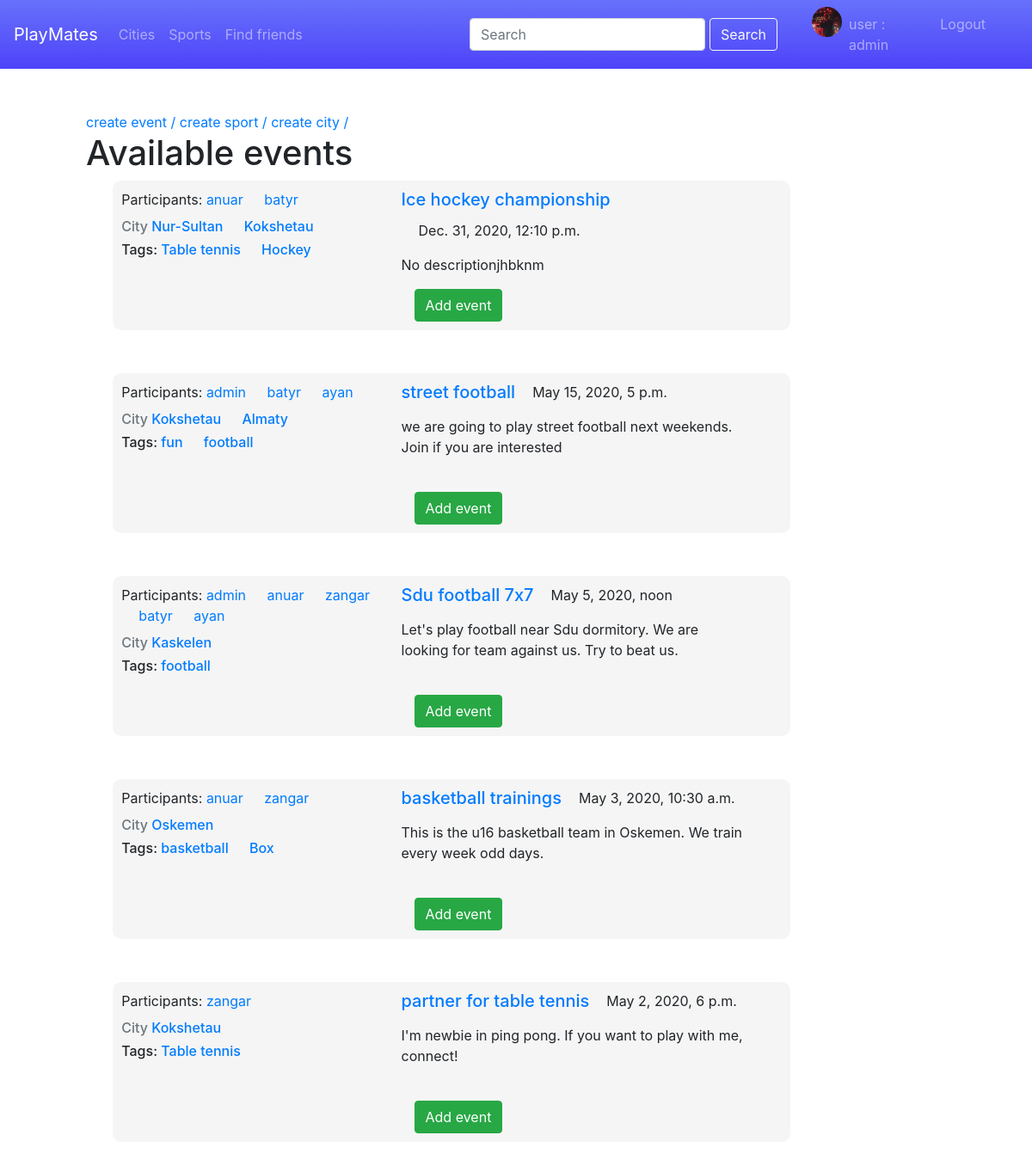
The app's page / (signed in) with its own data.
### users/models.py (models this page shows, shortened)
class Profile(models.Model):
	user = models.OneToOneField(User, on_delete=models.CASCADE)
	address = models.CharField(max_length=150)
	image = models.ImageField(default='default.jpg', upload_to='profile_pics/')
	contact = models.CharField(max_length=150, default='unknown')
	profile_events = models.ManyToManyField('Event', blank=True, related_name='profiles')
	def get_absolute_url(self):
		return reverse('profile_detail_url', kwargs={'id': self.id})

class Event(models.Model):
	title = models.CharField(max_length=150)
	description = models.TextField(default='No description')
	total_participants = models.IntegerField()
	current_participants = models.IntegerField(default=1)
	time = models.DateTimeField()
	contact = models.CharField(max_length=150, default='unknown')
	slug = models.SlugField(max_length=150, unique=True)
	tags = models.ManyToManyField('Tag', blank=True, related_name='events')
	city = models.ManyToManyField('City', blank=True, related_name='events')
	participants = models.ManyToManyField('Profile', blank=True, related_name='events')
	def get_absolute_url(self):
		return reverse('event_detail_url', kwargs={'slug': self.slug})
	class Meta:
		ordering = ['-time']

class City(models.Model):
	title = models.CharField(max_length=100, unique=True)
	slug = models.SlugField(max_length=100, blank=True, unique=True)
	def get_absolute_url(self):
		return reverse('city_detail_url', kwargs={'slug': self.slug})
	class Meta:
		ordering = ['-title']

class Tag(models.Model):
	title = models.CharField(max_length=100)
	slug = models.SlugField(max_length=100, blank=True, unique=True)
	def get_absolute_url(self):
		return reverse('tag_detail_url', kwargs={'slug': self.slug})
	class Meta:
		ordering = ['-title']

### users/views.py (the view)
# urls.py: path('', views.index, name='index'),
def index(request):
	events = Event.objects.all()
	context = {'events': events, }
	return render(request, 'index.html', context=context)

### users/templates/index.html (shortened to what this page needs)
{% extends "header.html" %}
{% block content %}
<a href="{% url 'add_event' %}">create event /</a>
<a href="{% url 'add_sport' %}">create sport /</a>
<a href="{% url 'add_city' %}">create city /</a>
	<h1>Available events</h1>
	{% for event in events %}
	<div class="container" style="margin-bottom: 50px; margin-left: -100px;">
        <div class="row justify-content-center">
            <div class="col-12 col-md-9" style=" ;background-color: whitesmoke; border-radius: 10px; padding: 10px;">
                <div class="row">
                    <div class="col-5 mr-2">
                        <p>Participants:  {% for profile in event.participants.all %}
						    <a href="{{profile.get_absolute_url}}" class="card-link"> {{profile.user}}</a>
						    {% endfor %}</p>
						    <h6 class="card-subtitle mb-2 text-muted">City{% for city in event.city.all %}
							    <a href="{{city.get_absolute_url}}" class="card-link">{{city.title}}</a>
							    {% endfor %}</h6>
							    <h6>Tags:
							     {% for tag in event.tags.all %}
		    <a href="{{tag.get_absolute_url}}" class="card-link">{{tag.title}}</a>
		    {% endfor %}</h6>
                    </div>
                    <div class="col-6">
                        <div class="row">
                            <p><a href="{{event.get_absolute_url}}"><h5 class="card-title">{{event.title}} </h5></a></p><br>
						    <p class="card-text" style="margin-left: 20px;">        {{event.time}}</p>
                        </div>
                        <div class="row event-description">
                        	<p class="card-text">{{event.description}}</p><br>
                        </div>
                        <button class="btn btn-success">Add event</button>
                    </div>
                </div>
            </div>
        </div>
    </div>
	{% endfor %}
{% endblock %}

### templates/header.html (shortened to what this page needs)
<!DOCTYPE html>
<html lang="en">
<head>
    <link rel="stylesheet" href="static/bootstrap-4.4.1-dist/css/bootstrap.min.css">
</head>
<body>
    <nav class="navbar navbar-dark navbar-expand-sm bg-my" style="background:  linear-gradient(#6771fb, #4e43f9);">
        <a href="{% url 'index' %}" class="navbar-brand mr-10">PlayMates</a>
        <div class="collapse navbar-collapse navbarMenu">
            <ul class="navbar-nav mr-auto">
                <li class="nav-item ">
                    <a class="links nav-link" href="{% url 'cities' %}">Cities</a>
                </li>
                <li class="nav-item ">
                    <a class="links nav-link" href="{% url 'sports' %}">Sports</a>
                </li>
                <li class="nav-item ">
                    <a class="links nav-link" href="{% url 'users' %}">Find friends</a>
                </li>
            </ul>
        </div>
        <form class="form-inline navbar-collapse collapse navbarMenu justify-content-end ml-auto" style="margin-right:10px ;">
            <input class="form-control" type="search" style="min-width: 30%; max-width: 70%; margin-right: 5px;" placeholder="Search" aria-label="Search">
            <button class="btn btn-outline-light my-1 my-sm-0" type="submit">Search</button>
        </form>
        <div class="navbar-collapse collapse justify-content-end" style=" max-width:270px">
            <ul class="navbar-nav " style="margin-left:30px ; margin-right:30px;">
                <li class="nav-item ">
                    {% if user.is_authenticated %}
                    <img src="{{user.profile.image.url}}" style="border-radius: 50%; width: 35px; height: 35px;" alt="">
                </li>
                <li class="nav-item ">
                    <a class="links nav-link" href="{% url 'profile' %}">user :  {{user.username}}</a>
                </li>
                <li class="nav-item ">
                    <a class="links nav-link" href="{% url 'logout' %}">Logout</a>
                </li>
                {% endif %}
            </ul>
        </div>
    </nav>
    <div style="margin: 50px; margin-left: 100px;">
      {% block content %}
    {% endblock %}
    </div>
</body>
</html>

### records on screen
Event: time "Dec. 31, 2020, 12:10 p.m.", description "No descriptionjhbknm"
Profile: user "anuar"
Profile: user "batyr"
City: title "Nur-Sultan"
City: title "Kokshetau"
Tag: title "Table tennis"
Tag: title "Hockey"
Event: time "May 15, 2020, 5 p.m.", description "we are going to play street football next weekends. Join if you are interested"
Profile: user "admin"
Profile: user "ayan"
City: title "Almaty"
Tag: title "fun"
Tag: title "football"
Event: time "May 5, 2020, noon", description "Let's play football near Sdu dormitory. We are looking for team against us. Try to beat us."
Profile: user "zangar"
City: title "Kaskelen"
Event: time "May 3, 2020, 10:30 a.m.", description "This is the u16 basketball team in Oskemen. We train every week odd days."
City: title "Oskemen"
Tag: title "basketball"
Tag: title "Box"
Event: time "May 2, 2020, 6 p.m.", description "I'm newbie in ping pong. If you want to play with me, connect!"

### other values on screen
{{ user.username }} "admin"
